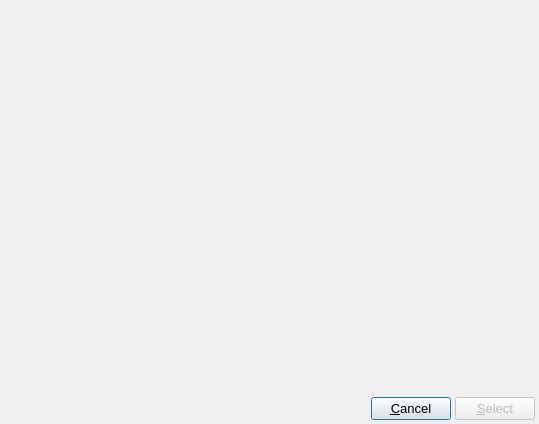
<?xml version="1.0" encoding="UTF-8"?>
<ui version="4.0">
 <class>SelectConfigurationDialog</class>
 <widget class="QDialog" name="SelectConfigurationDialog">
  <property name="windowModality">
   <enum>Qt::ApplicationModal</enum>
  </property>
  <property name="geometry">
   <rect>
    <x>0</x>
    <y>0</y>
    <width>539</width>
    <height>424</height>
   </rect>
  </property>
  <property name="font">
   <font>
    <pointsize>10</pointsize>
   </font>
  </property>
  <property name="windowTitle">
   <string>Select Configuration</string>
  </property>
  <layout class="QVBoxLayout" name="verticalLayout_3">
   <property name="spacing">
    <number>4</number>
   </property>
   <property name="leftMargin">
    <number>4</number>
   </property>
   <property name="topMargin">
    <number>4</number>
   </property>
   <property name="rightMargin">
    <number>4</number>
   </property>
   <property name="bottomMargin">
    <number>4</number>
   </property>
   <item>
    <widget class="SelectConfigurationWidget" name="ConfigurationWidget" native="true">
     <property name="sizePolicy">
      <sizepolicy hsizetype="Preferred" vsizetype="Expanding">
       <horstretch>0</horstretch>
       <verstretch>0</verstretch>
      </sizepolicy>
     </property>
    </widget>
   </item>
   <item>
    <layout class="QHBoxLayout" name="horizontalLayout_2">
     <property name="spacing">
      <number>4</number>
     </property>
     <item>
      <spacer name="horizontalSpacer_2">
       <property name="orientation">
        <enum>Qt::Horizontal</enum>
       </property>
       <property name="sizeHint" stdset="0">
        <size>
         <width>40</width>
         <height>20</height>
        </size>
       </property>
      </spacer>
     </item>
     <item>
      <widget class="QPushButton" name="CancelButton">
       <property name="text">
        <string>&amp;Cancel</string>
       </property>
      </widget>
     </item>
     <item>
      <widget class="QPushButton" name="SelectButton">
       <property name="enabled">
        <bool>false</bool>
       </property>
       <property name="text">
        <string>&amp;Select</string>
       </property>
      </widget>
     </item>
    </layout>
   </item>
  </layout>
 </widget>
 <customwidgets>
  <customwidget>
   <class>SelectConfigurationWidget</class>
   <extends>QWidget</extends>
   <header>gui/selectConfigurationWidget.h</header>
   <container>1</container>
  </customwidget>
 </customwidgets>
 <resources>
  <include location="main.qrc"/>
 </resources>
 <connections/>
</ui>
